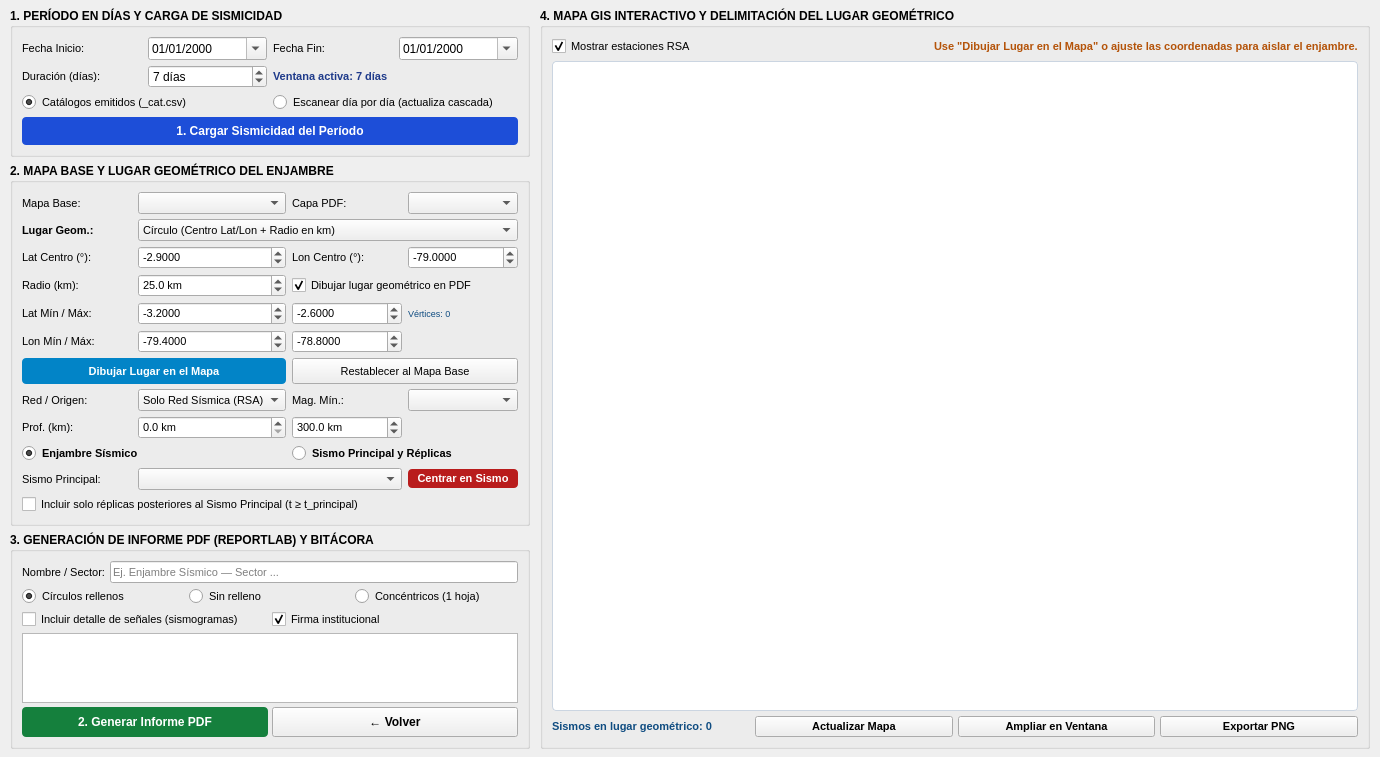
<?xml version="1.0" encoding="UTF-8"?>
<ui version="4.0">
 <class>FormReporteEnjambre</class>
 <widget class="QWidget" name="FormReporteEnjambre">
  <property name="geometry">
   <rect>
    <x>0</x>
    <y>0</y>
    <width>1380</width>
    <height>650</height>
   </rect>
  </property>
  <property name="windowTitle">
   <string>Informe de Enjambres Sísmicos — RSA</string>
  </property>
  <layout class="QHBoxLayout" name="layout_principal" stretch="0,1">
   <property name="spacing">
    <number>10</number>
   </property>
   <property name="leftMargin">
    <number>10</number>
   </property>
   <property name="topMargin">
    <number>8</number>
   </property>
   <property name="rightMargin">
    <number>10</number>
   </property>
   <property name="bottomMargin">
    <number>8</number>
   </property>
   <!-- =================================================================== -->
   <!-- COLUMNA IZQUIERDA: CONTROLES SIMPLIFICADOS (3 ZONAS)                -->
   <!-- =================================================================== -->
   <item>
    <widget class="QWidget" name="panel_controles_izquierdo">
     <property name="minimumSize">
      <size>
       <width>520</width>
       <height>0</height>
      </size>
     </property>
     <property name="maximumSize">
      <size>
       <width>560</width>
       <height>16777215</height>
      </size>
     </property>
     <layout class="QVBoxLayout" name="layout_columna_izquierda">
      <property name="spacing">
       <number>6</number>
      </property>
      <property name="leftMargin">
       <number>0</number>
      </property>
      <property name="topMargin">
       <number>0</number>
      </property>
      <property name="rightMargin">
       <number>0</number>
      </property>
      <property name="bottomMargin">
       <number>0</number>
      </property>
      <!-- ZONA 1: PERÍODO EN DÍAS Y FUENTE DE DATOS -->
      <item>
       <widget class="QGroupBox" name="grupo_periodo_enjambre">
        <property name="font">
         <font>
          <pointsize>9</pointsize>
          <weight>75</weight>
          <bold>true</bold>
         </font>
        </property>
        <property name="title">
         <string>1. PERÍODO EN DÍAS Y CARGA DE SISMICIDAD</string>
        </property>
        <layout class="QGridLayout" name="grid_periodo_enjambre">
         <property name="verticalSpacing">
          <number>5</number>
         </property>
         <item row="0" column="0">
          <widget class="QLabel" name="lbl_fecha_ini">
           <property name="font">
            <font>
             <pointsize>8</pointsize>
             <weight>50</weight>
             <bold>false</bold>
            </font>
           </property>
           <property name="text">
            <string>Fecha Inicio:</string>
           </property>
          </widget>
         </item>
         <item row="0" column="1">
          <widget class="QDateEdit" name="dateEdit_ini">
           <property name="font">
            <font>
             <pointsize>9</pointsize>
             <weight>50</weight>
             <bold>false</bold>
            </font>
           </property>
           <property name="displayFormat">
            <string>dd/MM/yyyy</string>
           </property>
           <property name="calendarPopup">
            <bool>true</bool>
           </property>
          </widget>
         </item>
         <item row="0" column="2">
          <widget class="QLabel" name="lbl_fecha_fin">
           <property name="font">
            <font>
             <pointsize>8</pointsize>
             <weight>50</weight>
             <bold>false</bold>
            </font>
           </property>
           <property name="text">
            <string>Fecha Fin:</string>
           </property>
          </widget>
         </item>
         <item row="0" column="3">
          <widget class="QDateEdit" name="dateEdit_fin">
           <property name="font">
            <font>
             <pointsize>9</pointsize>
             <weight>50</weight>
             <bold>false</bold>
            </font>
           </property>
           <property name="displayFormat">
            <string>dd/MM/yyyy</string>
           </property>
           <property name="calendarPopup">
            <bool>true</bool>
           </property>
          </widget>
         </item>
         <item row="1" column="0">
          <widget class="QLabel" name="lbl_duracion_dias">
           <property name="font">
            <font>
             <pointsize>8</pointsize>
             <weight>50</weight>
             <bold>false</bold>
            </font>
           </property>
           <property name="text">
            <string>Duración (días):</string>
           </property>
          </widget>
         </item>
         <item row="1" column="1">
          <widget class="QSpinBox" name="spin_duracion_dias">
           <property name="font">
            <font>
             <pointsize>9</pointsize>
             <weight>50</weight>
             <bold>false</bold>
            </font>
           </property>
           <property name="toolTip">
            <string>Número de días del período (ajusta automáticamente la Fecha Fin a partir de la Fecha Inicio)</string>
           </property>
           <property name="suffix">
            <string> días</string>
           </property>
           <property name="minimum">
            <number>1</number>
           </property>
           <property name="maximum">
            <number>3660</number>
           </property>
           <property name="value">
            <number>7</number>
           </property>
          </widget>
         </item>
         <item row="1" column="2" colspan="2">
          <widget class="QLabel" name="lbl_resumen_dias">
           <property name="font">
            <font>
             <pointsize>8</pointsize>
             <weight>75</weight>
             <bold>true</bold>
            </font>
           </property>
           <property name="styleSheet">
            <string>color: #1e3a8a;</string>
           </property>
           <property name="text">
            <string>Ventana activa: 7 días</string>
           </property>
          </widget>
         </item>
         <item row="2" column="0" colspan="2">
          <widget class="QRadioButton" name="rb_fuente_catalogo">
           <property name="font">
            <font>
             <pointsize>8</pointsize>
             <weight>50</weight>
             <bold>false</bold>
            </font>
           </property>
           <property name="toolTip">
            <string>Carga rápida desde los catálogos emitidos (_cat.csv)</string>
           </property>
           <property name="text">
            <string>Catálogos emitidos (_cat.csv)</string>
           </property>
           <property name="checked">
            <bool>true</bool>
           </property>
          </widget>
         </item>
         <item row="2" column="2" colspan="2">
          <widget class="QRadioButton" name="rb_fuente_diaria">
           <property name="font">
            <font>
             <pointsize>8</pointsize>
             <weight>50</weight>
             <bold>false</bold>
            </font>
           </property>
           <property name="toolTip">
            <string>Recorre carpetas diarias y actualiza en cascada los reportes emitidos</string>
           </property>
           <property name="text">
            <string>Escanear día por día (actualiza cascada)</string>
           </property>
          </widget>
         </item>
         <item row="3" column="0" colspan="4">
          <widget class="QPushButton" name="btn_cargar_periodo">
           <property name="minimumSize">
            <size>
             <width>0</width>
             <height>28</height>
            </size>
           </property>
           <property name="font">
            <font>
             <pointsize>9</pointsize>
             <weight>75</weight>
             <bold>true</bold>
            </font>
           </property>
           <property name="styleSheet">
            <string>background-color: #1d4ed8; color: white; border-radius: 4px; padding: 4px;</string>
           </property>
           <property name="text">
            <string>1. Cargar Sismicidad del Período</string>
           </property>
          </widget>
         </item>
        </layout>
       </widget>
      </item>
      <!-- ZONA 2: MAPA BASE, LUGAR GEOMÉTRICO Y FILTROS DEL ENJAMBRE -->
      <item>
       <widget class="QGroupBox" name="grupo_lugar_geometrico">
        <property name="font">
         <font>
          <pointsize>9</pointsize>
          <weight>75</weight>
          <bold>true</bold>
         </font>
        </property>
        <property name="title">
         <string>2. MAPA BASE Y LUGAR GEOMÉTRICO DEL ENJAMBRE</string>
        </property>
        <layout class="QGridLayout" name="grid_lugar_geometrico">
         <property name="verticalSpacing">
          <number>5</number>
         </property>
         <item row="0" column="0">
          <widget class="QLabel" name="lbl_region_mapa">
           <property name="font">
            <font>
             <pointsize>8</pointsize>
             <weight>50</weight>
             <bold>false</bold>
            </font>
           </property>
           <property name="text">
            <string>Mapa Base:</string>
           </property>
          </widget>
         </item>
         <item row="0" column="1">
          <widget class="QComboBox" name="cmbx_zona">
           <property name="font">
            <font>
             <pointsize>8</pointsize>
             <weight>50</weight>
             <bold>false</bold>
            </font>
           </property>
           <property name="toolTip">
            <string>Región cartográfica base para el encuadre del mapa GIS y del informe PDF</string>
           </property>
          </widget>
         </item>
         <item row="0" column="2">
          <widget class="QLabel" name="lbl_capa_emf">
           <property name="font">
            <font>
             <pointsize>8</pointsize>
             <weight>50</weight>
             <bold>false</bold>
            </font>
           </property>
           <property name="text">
            <string>Capa PDF:</string>
           </property>
          </widget>
         </item>
         <item row="0" column="3">
          <widget class="QComboBox" name="cmbx_mapa">
           <property name="font">
            <font>
             <pointsize>8</pointsize>
             <weight>50</weight>
             <bold>false</bold>
            </font>
           </property>
          </widget>
         </item>
         <item row="1" column="0">
          <widget class="QLabel" name="lbl_tipo_lugar">
           <property name="font">
            <font>
             <pointsize>8</pointsize>
             <weight>75</weight>
             <bold>true</bold>
            </font>
           </property>
           <property name="text">
            <string>Lugar Geom.:</string>
           </property>
          </widget>
         </item>
         <item row="1" column="1" colspan="3">
          <widget class="QComboBox" name="cmbx_tipo_lugar">
           <property name="font">
            <font>
             <pointsize>8</pointsize>
             <weight>50</weight>
             <bold>false</bold>
            </font>
           </property>
           <property name="toolTip">
            <string>Seleccione la forma geométrica para delimitar espacialmente el enjambre sísmico</string>
           </property>
           <item>
            <property name="text">
             <string>Círculo (Centro Lat/Lon + Radio en km)</string>
            </property>
           </item>
           <item>
            <property name="text">
             <string>Rectángulo (Cuadrante Lat/Lon Mín–Máx)</string>
            </property>
           </item>
           <item>
            <property name="text">
             <string>Polígono Libre (Trazado por vértices en el mapa)</string>
            </property>
           </item>
           <item>
            <property name="text">
             <string>Todo el Mapa Base (Sin recorte adicional)</string>
            </property>
           </item>
          </widget>
         </item>
         <!-- Parámetros de Círculo -->
         <item row="2" column="0">
          <widget class="QLabel" name="lbl_lat_centro">
           <property name="font">
            <font>
             <pointsize>8</pointsize>
             <weight>50</weight>
             <bold>false</bold>
            </font>
           </property>
           <property name="text">
            <string>Lat Centro (°):</string>
           </property>
          </widget>
         </item>
         <item row="2" column="1">
          <widget class="QDoubleSpinBox" name="spin_lat_centro">
           <property name="font">
            <font>
             <pointsize>8</pointsize>
             <weight>50</weight>
             <bold>false</bold>
            </font>
           </property>
           <property name="decimals">
            <number>4</number>
           </property>
           <property name="minimum">
            <double>-10.000000000000000</double>
           </property>
           <property name="maximum">
            <double>5.000000000000000</double>
           </property>
           <property name="singleStep">
            <double>0.050000000000000</double>
           </property>
           <property name="value">
            <double>-2.900000000000000</double>
           </property>
          </widget>
         </item>
         <item row="2" column="2">
          <widget class="QLabel" name="lbl_lon_centro">
           <property name="font">
            <font>
             <pointsize>8</pointsize>
             <weight>50</weight>
             <bold>false</bold>
            </font>
           </property>
           <property name="text">
            <string>Lon Centro (°):</string>
           </property>
          </widget>
         </item>
         <item row="2" column="3">
          <widget class="QDoubleSpinBox" name="spin_lon_centro">
           <property name="font">
            <font>
             <pointsize>8</pointsize>
             <weight>50</weight>
             <bold>false</bold>
            </font>
           </property>
           <property name="decimals">
            <number>4</number>
           </property>
           <property name="minimum">
            <double>-86.000000000000000</double>
           </property>
           <property name="maximum">
            <double>-70.000000000000000</double>
           </property>
           <property name="singleStep">
            <double>0.050000000000000</double>
           </property>
           <property name="value">
            <double>-79.000000000000000</double>
           </property>
          </widget>
         </item>
         <item row="3" column="0">
          <widget class="QLabel" name="lbl_radio_km">
           <property name="font">
            <font>
             <pointsize>8</pointsize>
             <weight>50</weight>
             <bold>false</bold>
            </font>
           </property>
           <property name="text">
            <string>Radio (km):</string>
           </property>
          </widget>
         </item>
         <item row="3" column="1">
          <widget class="QDoubleSpinBox" name="spin_radio_km">
           <property name="font">
            <font>
             <pointsize>8</pointsize>
             <weight>50</weight>
             <bold>false</bold>
            </font>
           </property>
           <property name="suffix">
            <string> km</string>
           </property>
           <property name="decimals">
            <number>1</number>
           </property>
           <property name="minimum">
            <double>0.500000000000000</double>
           </property>
           <property name="maximum">
            <double>500.000000000000000</double>
           </property>
           <property name="singleStep">
            <double>2.000000000000000</double>
           </property>
           <property name="value">
            <double>25.000000000000000</double>
           </property>
          </widget>
         </item>
         <item row="3" column="2" colspan="2">
          <widget class="QCheckBox" name="ck_dibujar_contorno_pdf">
           <property name="font">
            <font>
             <pointsize>8</pointsize>
             <weight>50</weight>
             <bold>false</bold>
            </font>
           </property>
           <property name="toolTip">
            <string>Dibuja el contorno del lugar geométrico en la portada del reporte PDF</string>
           </property>
           <property name="text">
            <string>Dibujar lugar geométrico en PDF</string>
           </property>
           <property name="checked">
            <bool>true</bool>
           </property>
          </widget>
         </item>
         <!-- Parámetros de Rectángulo -->
         <item row="4" column="0">
          <widget class="QLabel" name="lbl_lat_rango">
           <property name="font">
            <font>
             <pointsize>8</pointsize>
             <weight>50</weight>
             <bold>false</bold>
            </font>
           </property>
           <property name="text">
            <string>Lat Mín / Máx:</string>
           </property>
          </widget>
         </item>
         <item row="4" column="1">
          <widget class="QDoubleSpinBox" name="spin_lat_min">
           <property name="font">
            <font>
             <pointsize>8</pointsize>
             <weight>50</weight>
             <bold>false</bold>
            </font>
           </property>
           <property name="decimals">
            <number>4</number>
           </property>
           <property name="minimum">
            <double>-10.000000000000000</double>
           </property>
           <property name="maximum">
            <double>5.000000000000000</double>
           </property>
           <property name="singleStep">
            <double>0.050000000000000</double>
           </property>
           <property name="value">
            <double>-3.200000000000000</double>
           </property>
          </widget>
         </item>
         <item row="4" column="2">
          <widget class="QDoubleSpinBox" name="spin_lat_max">
           <property name="font">
            <font>
             <pointsize>8</pointsize>
             <weight>50</weight>
             <bold>false</bold>
            </font>
           </property>
           <property name="decimals">
            <number>4</number>
           </property>
           <property name="minimum">
            <double>-10.000000000000000</double>
           </property>
           <property name="maximum">
            <double>5.000000000000000</double>
           </property>
           <property name="singleStep">
            <double>0.050000000000000</double>
           </property>
           <property name="value">
            <double>-2.600000000000000</double>
           </property>
          </widget>
         </item>
         <item row="4" column="3">
          <widget class="QLabel" name="lbl_estado_poligono">
           <property name="font">
            <font>
             <pointsize>7</pointsize>
             <weight>50</weight>
             <bold>false</bold>
            </font>
           </property>
           <property name="styleSheet">
            <string>color: #0f4c81;</string>
           </property>
           <property name="text">
            <string>Vértices: 0</string>
           </property>
          </widget>
         </item>
         <item row="5" column="0">
          <widget class="QLabel" name="lbl_lon_rango">
           <property name="font">
            <font>
             <pointsize>8</pointsize>
             <weight>50</weight>
             <bold>false</bold>
            </font>
           </property>
           <property name="text">
            <string>Lon Mín / Máx:</string>
           </property>
          </widget>
         </item>
         <item row="5" column="1">
          <widget class="QDoubleSpinBox" name="spin_lon_min">
           <property name="font">
            <font>
             <pointsize>8</pointsize>
             <weight>50</weight>
             <bold>false</bold>
            </font>
           </property>
           <property name="decimals">
            <number>4</number>
           </property>
           <property name="minimum">
            <double>-86.000000000000000</double>
           </property>
           <property name="maximum">
            <double>-70.000000000000000</double>
           </property>
           <property name="singleStep">
            <double>0.050000000000000</double>
           </property>
           <property name="value">
            <double>-79.400000000000000</double>
           </property>
          </widget>
         </item>
         <item row="5" column="2">
          <widget class="QDoubleSpinBox" name="spin_lon_max">
           <property name="font">
            <font>
             <pointsize>8</pointsize>
             <weight>50</weight>
             <bold>false</bold>
            </font>
           </property>
           <property name="decimals">
            <number>4</number>
           </property>
           <property name="minimum">
            <double>-86.000000000000000</double>
           </property>
           <property name="maximum">
            <double>-70.000000000000000</double>
           </property>
           <property name="singleStep">
            <double>0.050000000000000</double>
           </property>
           <property name="value">
            <double>-78.800000000000000</double>
           </property>
          </widget>
         </item>
         <!-- Botones para dibujar con el ratón sobre el mapa GIS -->
         <item row="6" column="0" colspan="2">
          <widget class="QPushButton" name="btn_dibujar_lugar">
           <property name="minimumSize">
            <size>
             <width>0</width>
             <height>26</height>
            </size>
           </property>
           <property name="font">
            <font>
             <pointsize>8</pointsize>
             <weight>75</weight>
             <bold>true</bold>
            </font>
           </property>
           <property name="toolTip">
            <string>Activa el cursor sobre el mapa GIS de la derecha para trazar el Círculo (clic centro y clic borde), Rectángulo (clic esquina 1 y clic esquina 2) o Polígono (clics sucesivos y clic derecho para cerrar)</string>
           </property>
           <property name="styleSheet">
            <string>background-color: #0284c7; color: white; border-radius: 4px; padding: 3px;</string>
           </property>
           <property name="text">
            <string>Dibujar Lugar en el Mapa</string>
           </property>
          </widget>
         </item>
         <item row="6" column="2" colspan="2">
          <widget class="QPushButton" name="btn_limpiar_lugar">
           <property name="minimumSize">
            <size>
             <width>0</width>
             <height>26</height>
            </size>
           </property>
           <property name="font">
            <font>
             <pointsize>8</pointsize>
             <weight>50</weight>
             <bold>false</bold>
            </font>
           </property>
           <property name="text">
            <string>Restablecer al Mapa Base</string>
           </property>
          </widget>
         </item>
         <!-- Filtros sismológicos rápidos -->
         <item row="7" column="0">
          <widget class="QLabel" name="lbl_filtro_red">
           <property name="font">
            <font>
             <pointsize>8</pointsize>
             <weight>50</weight>
             <bold>false</bold>
            </font>
           </property>
           <property name="text">
            <string>Red / Origen:</string>
           </property>
          </widget>
         </item>
         <item row="7" column="1">
          <widget class="QComboBox" name="cmbx_filtro_red">
           <property name="font">
            <font>
             <pointsize>8</pointsize>
             <weight>50</weight>
             <bold>false</bold>
            </font>
           </property>
           <item>
            <property name="text">
             <string>Solo Red Sísmica (RSA)</string>
            </property>
           </item>
           <item>
            <property name="text">
             <string>Todas las redes</string>
            </property>
           </item>
           <item>
            <property name="text">
             <string>Solo Otras redes</string>
            </property>
           </item>
          </widget>
         </item>
         <item row="7" column="2">
          <widget class="QLabel" name="lbl_mag_min">
           <property name="font">
            <font>
             <pointsize>8</pointsize>
             <weight>50</weight>
             <bold>false</bold>
            </font>
           </property>
           <property name="text">
            <string>Mag. Mín.:</string>
           </property>
          </widget>
         </item>
         <item row="7" column="3">
          <widget class="QComboBox" name="cmbx_magnitud">
           <property name="font">
            <font>
             <pointsize>8</pointsize>
             <weight>50</weight>
             <bold>false</bold>
            </font>
           </property>
          </widget>
         </item>
         <item row="8" column="0">
          <widget class="QLabel" name="lbl_prof_rango">
           <property name="font">
            <font>
             <pointsize>8</pointsize>
             <weight>50</weight>
             <bold>false</bold>
            </font>
           </property>
           <property name="text">
            <string>Prof. (km):</string>
           </property>
          </widget>
         </item>
         <item row="8" column="1">
          <widget class="QDoubleSpinBox" name="spin_prof_min">
           <property name="font">
            <font>
             <pointsize>8</pointsize>
             <weight>50</weight>
             <bold>false</bold>
            </font>
           </property>
           <property name="suffix">
            <string> km</string>
           </property>
           <property name="decimals">
            <number>1</number>
           </property>
           <property name="maximum">
            <double>1000.000000000000000</double>
           </property>
           <property name="value">
            <double>0.000000000000000</double>
           </property>
          </widget>
         </item>
         <item row="8" column="2">
          <widget class="QDoubleSpinBox" name="spin_prof_max">
           <property name="font">
            <font>
             <pointsize>8</pointsize>
             <weight>50</weight>
             <bold>false</bold>
            </font>
           </property>
           <property name="suffix">
            <string> km</string>
           </property>
           <property name="decimals">
            <number>1</number>
           </property>
           <property name="maximum">
            <double>1000.000000000000000</double>
           </property>
           <property name="value">
            <double>300.000000000000000</double>
           </property>
          </widget>
         </item>
         <item row="9" column="0" colspan="2">
          <widget class="QRadioButton" name="rb_modo_enjambre">
           <property name="font">
            <font>
             <pointsize>8</pointsize>
             <weight>75</weight>
             <bold>true</bold>
            </font>
           </property>
           <property name="toolTip">
            <string>Todos los sismos dentro del lugar geométrico se grafican con la misma simbología</string>
           </property>
           <property name="text">
            <string>Enjambre Sísmico</string>
           </property>
           <property name="checked">
            <bool>true</bool>
           </property>
          </widget>
         </item>
         <item row="9" column="2" colspan="2">
          <widget class="QRadioButton" name="rb_modo_replicas">
           <property name="font">
            <font>
             <pointsize>8</pointsize>
             <weight>75</weight>
             <bold>true</bold>
            </font>
           </property>
           <property name="toolTip">
            <string>Destaca el Sismo Principal con los 5 círculos concéntricos rojos del reporte individual y dibuja las réplicas con el estilo escogido</string>
           </property>
           <property name="text">
            <string>Sismo Principal y Réplicas</string>
           </property>
          </widget>
         </item>
         <item row="10" column="0">
          <widget class="QLabel" name="lbl_sismo_principal">
           <property name="font">
            <font>
             <pointsize>8</pointsize>
             <weight>50</weight>
             <bold>false</bold>
            </font>
           </property>
           <property name="text">
            <string>Sismo Principal:</string>
           </property>
          </widget>
         </item>
         <item row="10" column="1" colspan="2">
          <widget class="QComboBox" name="cmbx_sismo_principal">
           <property name="font">
            <font>
             <pointsize>8</pointsize>
             <weight>50</weight>
             <bold>false</bold>
            </font>
           </property>
           <property name="toolTip">
            <string>Seleccione el sismo principal (por defecto selecciona automáticamente el de mayor magnitud)</string>
           </property>
          </widget>
         </item>
         <item row="10" column="3">
          <widget class="QPushButton" name="btn_centrar_en_principal">
           <property name="font">
            <font>
             <pointsize>8</pointsize>
             <weight>75</weight>
             <bold>true</bold>
            </font>
           </property>
           <property name="toolTip">
            <string>Centra el círculo o rectángulo del lugar geométrico en las coordenadas del Sismo Principal seleccionado</string>
           </property>
           <property name="styleSheet">
            <string>background-color: #b91c1c; color: white; border-radius: 4px; padding: 3px;</string>
           </property>
           <property name="text">
            <string>Centrar en Sismo</string>
           </property>
          </widget>
         </item>
         <item row="11" column="0" colspan="4">
          <widget class="QCheckBox" name="ck_solo_posteriores">
           <property name="font">
            <font>
             <pointsize>8</pointsize>
             <weight>50</weight>
             <bold>false</bold>
            </font>
           </property>
           <property name="toolTip">
            <string>Si está activo, descarta eventos ocurridos antes del tiempo de origen del Sismo Principal</string>
           </property>
           <property name="text">
            <string>Incluir solo réplicas posteriores al Sismo Principal (t ≥ t_principal)</string>
           </property>
          </widget>
         </item>
        </layout>
       </widget>
      </item>
      <!-- ZONA 3: OPCIONES DE INFORME PDF (REPORTLAB) Y BITÁCORA -->
      <item>
       <widget class="QGroupBox" name="grupo_impresion_pdf">
        <property name="font">
         <font>
          <pointsize>9</pointsize>
          <weight>75</weight>
          <bold>true</bold>
         </font>
        </property>
        <property name="title">
         <string>3. GENERACIÓN DE INFORME PDF (REPORTLAB) Y BITÁCORA</string>
        </property>
        <layout class="QVBoxLayout" name="layout_impresion_pdf">
         <property name="spacing">
          <number>4</number>
         </property>
         <item>
          <layout class="QHBoxLayout" name="layout_titulo_enjambre">
           <item>
            <widget class="QLabel" name="lbl_nombre_enjambre">
             <property name="font">
              <font>
               <pointsize>8</pointsize>
               <weight>50</weight>
               <bold>false</bold>
              </font>
             </property>
             <property name="text">
              <string>Nombre / Sector:</string>
             </property>
            </widget>
           </item>
           <item>
            <widget class="QLineEdit" name="txt_nombre_enjambre">
             <property name="font">
              <font>
               <pointsize>8</pointsize>
               <weight>50</weight>
               <bold>false</bold>
              </font>
             </property>
             <property name="placeholderText">
              <string>Ej. Enjambre Sísmico — Sector ...</string>
             </property>
            </widget>
           </item>
          </layout>
         </item>
         <item>
          <layout class="QHBoxLayout" name="layout_simbologia_enjambre">
           <item>
            <widget class="QRadioButton" name="rb_circulos_rellenos">
             <property name="font">
              <font>
               <pointsize>8</pointsize>
               <weight>50</weight>
               <bold>false</bold>
              </font>
             </property>
             <property name="text">
              <string>Círculos rellenos</string>
             </property>
             <property name="checked">
              <bool>true</bool>
             </property>
            </widget>
           </item>
           <item>
            <widget class="QRadioButton" name="rb_circulos_sin_relleno">
             <property name="font">
              <font>
               <pointsize>8</pointsize>
               <weight>50</weight>
               <bold>false</bold>
              </font>
             </property>
             <property name="text">
              <string>Sin relleno</string>
             </property>
            </widget>
           </item>
           <item>
            <widget class="QRadioButton" name="rb_circulos_concentricos">
             <property name="font">
              <font>
               <pointsize>8</pointsize>
               <weight>50</weight>
               <bold>false</bold>
              </font>
             </property>
             <property name="toolTip">
              <string>Imprime solo la primera hoja con círculos concéntricos (formato Facultad) y activa el brush gaussiano en el GIS</string>
             </property>
             <property name="text">
              <string>Concéntricos (1 hoja)</string>
             </property>
            </widget>
           </item>
          </layout>
         </item>
         <item>
          <layout class="QHBoxLayout" name="layout_checks_pdf">
           <item>
            <widget class="QCheckBox" name="ck_box_reporte">
             <property name="font">
              <font>
               <pointsize>8</pointsize>
               <weight>50</weight>
               <bold>false</bold>
              </font>
             </property>
             <property name="text">
              <string>Incluir detalle de señales (sismogramas)</string>
             </property>
            </widget>
           </item>
           <item>
            <widget class="QCheckBox" name="ck_box_firma">
             <property name="font">
              <font>
               <pointsize>8</pointsize>
               <weight>50</weight>
               <bold>false</bold>
              </font>
             </property>
             <property name="text">
              <string>Firma institucional</string>
             </property>
             <property name="checked">
              <bool>true</bool>
             </property>
            </widget>
           </item>
          </layout>
         </item>
         <item>
          <widget class="QTextEdit" name="textEdit">
           <property name="maximumSize">
            <size>
             <width>16777215</width>
             <height>92</height>
            </size>
           </property>
           <property name="font">
            <font>
             <family>Consolas</family>
             <pointsize>8</pointsize>
             <weight>50</weight>
             <bold>false</bold>
            </font>
           </property>
           <property name="readOnly">
            <bool>true</bool>
           </property>
          </widget>
         </item>
         <item>
          <layout class="QHBoxLayout" name="layout_botones_pdf">
           <item>
            <widget class="QPushButton" name="Btn_guardar">
             <property name="enabled">
              <bool>false</bool>
             </property>
             <property name="minimumSize">
              <size>
               <width>0</width>
               <height>30</height>
              </size>
             </property>
             <property name="font">
              <font>
               <pointsize>9</pointsize>
               <weight>75</weight>
               <bold>true</bold>
              </font>
             </property>
             <property name="styleSheet">
              <string>background-color: #15803d; color: white; border-radius: 4px; padding: 4px;</string>
             </property>
             <property name="text">
              <string>2. Generar Informe PDF</string>
             </property>
            </widget>
           </item>
           <item>
            <widget class="QPushButton" name="Btn_Salir">
             <property name="minimumSize">
              <size>
               <width>95</width>
               <height>30</height>
              </size>
             </property>
             <property name="font">
              <font>
               <pointsize>9</pointsize>
               <weight>75</weight>
               <bold>true</bold>
              </font>
             </property>
             <property name="text">
              <string>← Volver</string>
             </property>
            </widget>
           </item>
          </layout>
         </item>
        </layout>
       </widget>
      </item>
     </layout>
    </widget>
   </item>
   <!-- =================================================================== -->
   <!-- COLUMNA DERECHA: MAPA GIS INTERACTIVO Y TRAZADO GEOMÉTRICO          -->
   <!-- =================================================================== -->
   <item>
    <widget class="QGroupBox" name="grupo_vista_gis">
     <property name="font">
      <font>
       <pointsize>9</pointsize>
       <weight>75</weight>
       <bold>true</bold>
      </font>
     </property>
     <property name="title">
      <string>4. MAPA GIS INTERACTIVO Y DELIMITACIÓN DEL LUGAR GEOMÉTRICO</string>
     </property>
     <layout class="QVBoxLayout" name="layout_vista_gis" stretch="0,1,0">
      <property name="spacing">
       <number>5</number>
      </property>
      <item>
       <layout class="QHBoxLayout" name="layout_cabecera_gis">
        <item>
         <widget class="QCheckBox" name="ck_gis_estaciones">
          <property name="font">
           <font>
            <pointsize>8</pointsize>
            <weight>50</weight>
            <bold>false</bold>
           </font>
          </property>
          <property name="text">
           <string>Mostrar estaciones RSA</string>
          </property>
          <property name="checked">
           <bool>true</bool>
          </property>
         </widget>
        </item>
        <item>
         <widget class="QLabel" name="lbl_instruccion_dibujo">
          <property name="font">
           <font>
            <pointsize>8</pointsize>
            <weight>75</weight>
            <bold>true</bold>
           </font>
          </property>
          <property name="styleSheet">
           <string>color: #b45309;</string>
          </property>
          <property name="text">
           <string>Use &quot;Dibujar Lugar en el Mapa&quot; o ajuste las coordenadas para aislar el enjambre.</string>
          </property>
         </widget>
        </item>
       </layout>
      </item>
      <item>
       <widget class="QWidget" name="contenedor_mapa_gis" native="true">
        <property name="minimumSize">
         <size>
          <width>520</width>
          <height>460</height>
         </size>
        </property>
        <property name="styleSheet">
         <string>background-color: #ffffff; border: 1px solid #cbd5e1; border-radius: 4px;</string>
        </property>
       </widget>
      </item>
      <item>
       <layout class="QHBoxLayout" name="layout_pie_gis">
        <item>
         <widget class="QLabel" name="lbl_resumen_gis">
          <property name="font">
           <font>
            <pointsize>8</pointsize>
            <weight>75</weight>
            <bold>true</bold>
           </font>
          </property>
          <property name="styleSheet">
           <string>color: #0f4c81;</string>
          </property>
          <property name="text">
           <string>Sismos en lugar geométrico: 0</string>
          </property>
         </widget>
        </item>
        <item>
         <widget class="QPushButton" name="btn_actualizar_gis">
          <property name="font">
           <font>
            <pointsize>8</pointsize>
            <weight>75</weight>
            <bold>true</bold>
           </font>
          </property>
          <property name="text">
           <string>Actualizar Mapa</string>
          </property>
         </widget>
        </item>
        <item>
         <widget class="QPushButton" name="btn_ampliar_gis">
          <property name="font">
           <font>
            <pointsize>8</pointsize>
            <weight>75</weight>
            <bold>true</bold>
           </font>
          </property>
          <property name="text">
           <string>Ampliar en Ventana</string>
          </property>
         </widget>
        </item>
        <item>
         <widget class="QPushButton" name="btn_exportar_gis">
          <property name="font">
           <font>
            <pointsize>8</pointsize>
            <weight>75</weight>
            <bold>false</bold>
           </font>
          </property>
          <property name="text">
           <string>Exportar PNG</string>
          </property>
         </widget>
        </item>
       </layout>
      </item>
     </layout>
    </widget>
   </item>
  </layout>
 </widget>
 <resources/>
 <connections/>
</ui>
